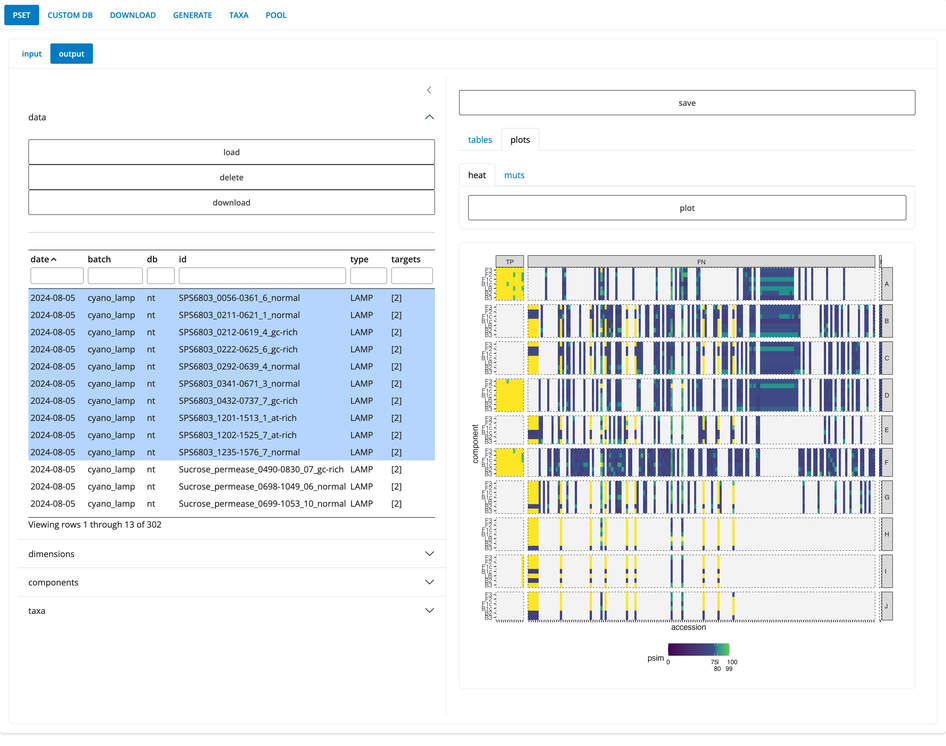
#> input picture report.png, 946 x 746 px, shrunk from 3532 x 2784 before the run
$ python lampvision.py ../../../report.png
#> lines starting #> are read from the running program, lines starting #| are printed output that depends on the picture; after the words box and inside, x2 and y2 are one past the last pixel; in counts of white or black regions, pixels touching at a corner belong together
#!/usr/bin/env python

import sys
import tarfile
from io import BytesIO
from itertools import combinations, pairwise
from pathlib import Path

import cv2 as cv
import networkx as nx
import numpy as np
import pandas as pd
from scipy import ndimage
from sklearn.cluster import MeanShift
from sklearn.neighbors import KDTree


def quantize(x, t=0.05):
    return int(np.ceil(x) if (np.ceil(x) - x) <= t else x)


def get_circles(img):
    # Apply Hough transform
    circles = cv.HoughCircles(
        cv.cvtColor(img, cv.COLOR_BGR2GRAY),
        cv.HOUGH_GRADIENT_ALT,
        1.5,
        1,
        param1=50,
        param2=0.1,
        minRadius=25,
        maxRadius=50
    )[0]

    img_copy = img.copy()
    for x, y, r in np.uint16(np.around(circles)):
        cv.circle(img_copy, (x, y), r, BGR_WHITE, -1)
    # cv.imshow("circles", img_copy)
    # cv.waitKey(0)

    D = nx.DiGraph()
    D.add_edges_from(
        (tuple(c1), tuple(c2))
        for c1, c2 in combinations(circles, 2)
        if np.linalg.norm(c1[:2] - c2[:2]) <= c1[2] + c2[2]
    )

    seen = set()
    for ele in nx.weakly_connected_components(D):
        seen |= ele
        overlaps = np.array(list(ele))
        centroid = overlaps[:, :2].mean(axis=0)
        radius = np.linalg.norm(centroid - overlaps[0, :2]) + overlaps[:, 2].max()
        # new circle
        yield (*centroid, radius)

    # original singletons
    yield from [ele for ele in circles if tuple(ele) not in seen]


BGR_BLACK = (0, 0, 0)
BGR_WHITE = (255, 255, 255)
BGR_GREEN = (0, 255, 0)

path = Path(sys.argv[1])
img = cv.imread(str(path))
#> img is the input picture: shape (746, 946, 3); mean B, G, R 240, 235.9, 231.7
img_hsv = cv.cvtColor(img, cv.COLOR_BGR2HSV)
#> img_hsv: shape (746, 946, 3); mean H, S, V 24.1, 16.2, 242.3

color_mask = cv.inRange(img_hsv, (0, 85, 100), (179, 255, 255))
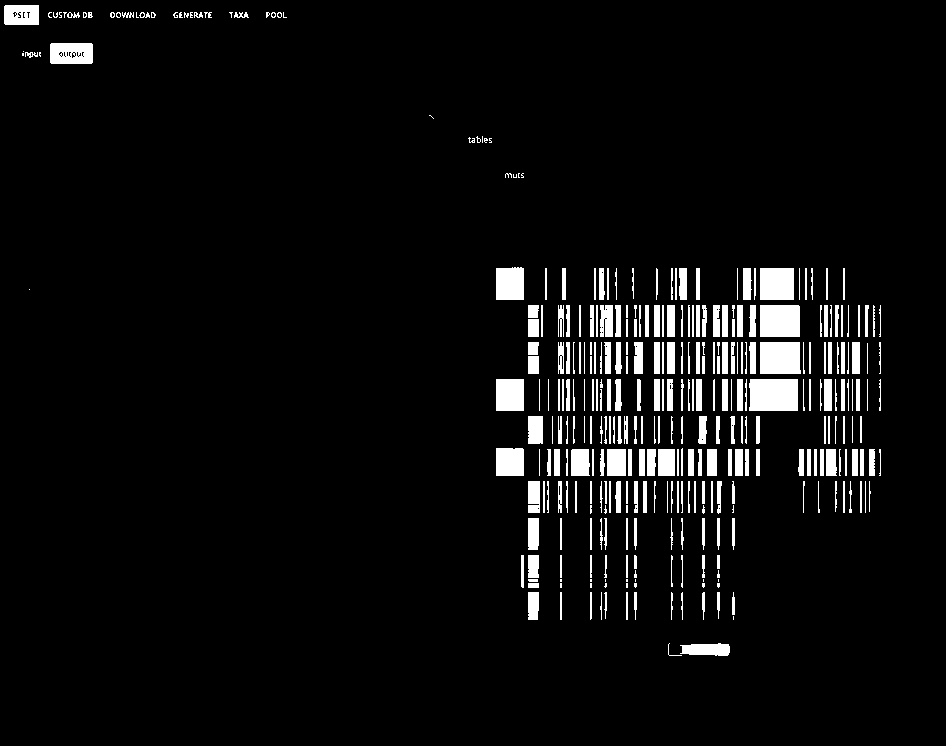
#> color_mask: shape (746, 946); 5.2% white; 346 white regions (53 under 20 px), largest, box (x1, y1, x2, y2) and area: (749, 379, 798, 411) 1545, (760, 342, 801, 374) 1284, (760, 305, 800, 337) 1279
img_filtered = cv.bitwise_and(img, img, mask=color_mask)
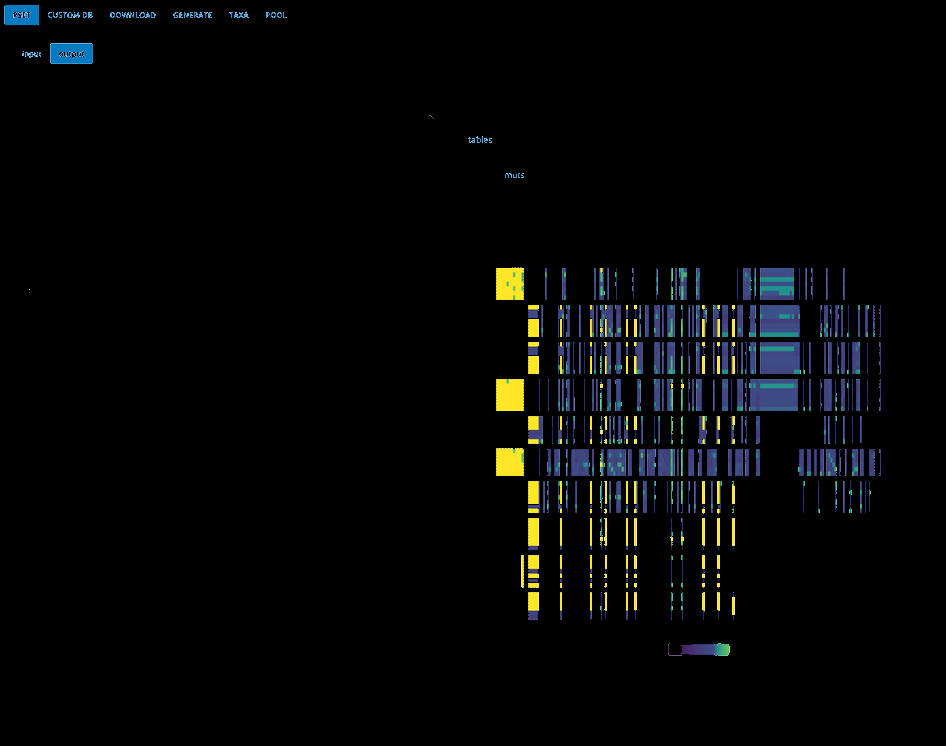
#> img_filtered: shape (746, 946, 3); mean B, G, R 6.1, 6.1, 5.1

# cv.imshow("filtered", img_filtered)
# cv.waitKey(0)

circles = np.array(list(get_circles(img_filtered)))
#> circles = [[694.8, 386.4, 135]]

img_copy = img.copy()
for x, y, r in np.uint16(np.around(circles)):
    cv.circle(img_copy, (x, y), r, BGR_GREEN, 8, cv.LINE_AA)
#> this loop made 1 pass
#> (x, y, r) on pass 1: (695, 386, 135)
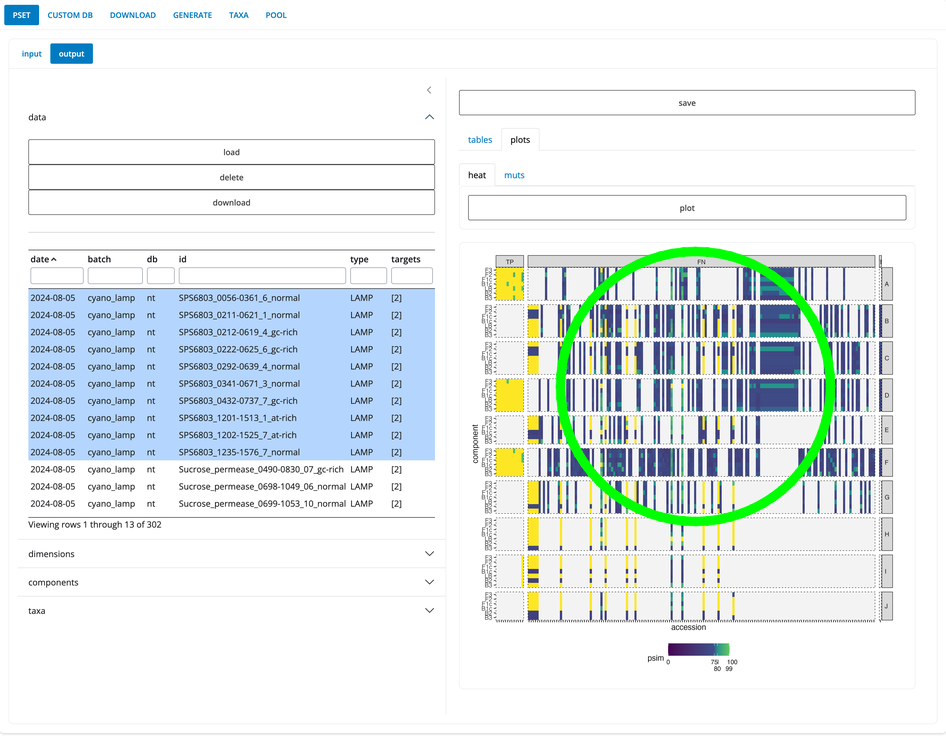
#> img_copy: shape (746, 946, 3); 1.29% of pixels changed, all inside (x1, y1, x2, y2) = (555, 246, 836, 527)
# cv.imshow("circles", img_copy)
cv.imwrite(str(path.with_suffix(f".circles{path.suffix}")), img_copy)
# [19 lines of commented-out code are left out]
circles = np.array(list(get_circles(img_filtered)))

circles = np.uint16(np.around(circles))
#> circles = [[695, 386, 135]]

img_filtered_circled = img_filtered.copy()
for e in circles:
    cv.circle(img_filtered_circled, e[:2], e[2], (255, 255, 255), -1)
#> this loop made 1 pass
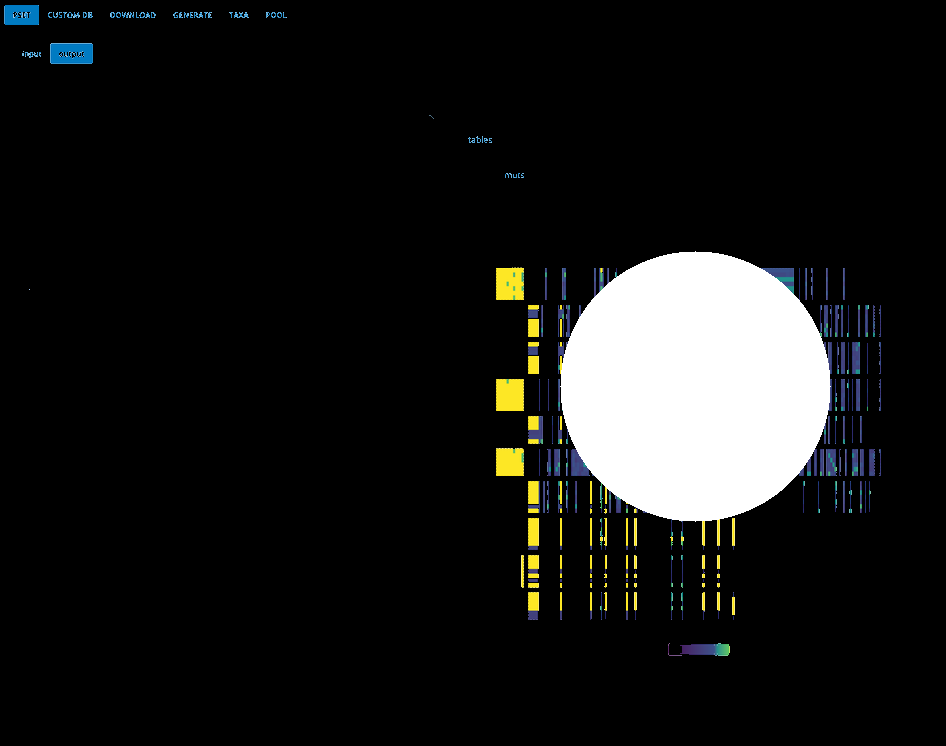
#> img_filtered_circled: shape (746, 946, 3); 8.11% of pixels changed, all inside (x1, y1, x2, y2) = (560, 251, 831, 522)

x_bins = {}
y_bins = {}
for i, e in enumerate(circles):
    x, y, r = e
    for coor, bins in ((x, x_bins), (y, y_bins)):
        q1, q2 = coor - r, coor + r
        for s1, s2 in bins:
            if s1 <= q1 <= s2 or s1 <= q2 <= s2 or q1 <= s1 <= q2 or q1 <= s2 <= q2:
                bins[(s1, s2)].append(i)
                break
        else:
            bins[(q1, q2)] = [i]
#> after the loop, bins = {(251, 521): [0]}

X = np.array([
    ele2 - ele1
    for idx, bins in enumerate((x_bins, y_bins))
    for ele1, ele2 in pairwise((circles[val, idx].mean() for _, val in sorted(bins.items())))
]).reshape(-1, 1)
#> X = empty array
ms = MeanShift(bandwidth=None, bin_seeding=True)
#> (the run stopped early here; a loop or call above may not have finished)
